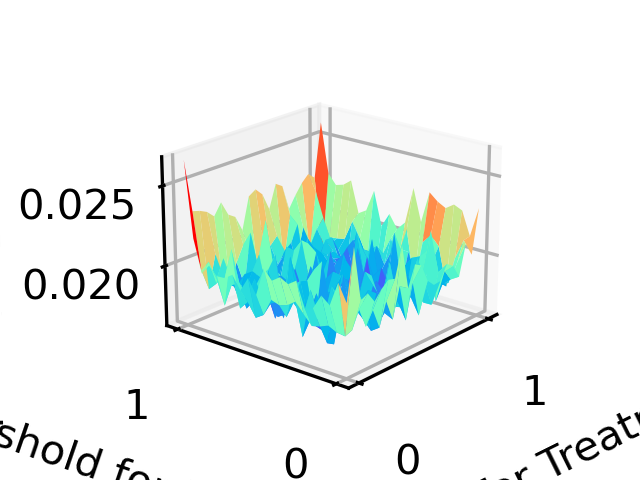

Here is the Python script that generated this plot:
import argparse
import os.path
import random
import matplotlib
import matplotlib.pyplot as plt
import numpy as np
import torch
from torch import nn
from torch.utils.data import DataLoader

from data.data_process import dataset_split_h
from data.sepsis_dataset import (SepsisDataset, TestDataset, TrainDataset,
                                 VaildDataset)
from nets.attn import AttentionLayer, FullAttention
from nets.decoder import Decoder, DecoderLayer
from nets.embed import DataEmbedding
from nets.encoder import Encoder, EncoderLayer, ConvLayer
# from nets.transformer import EncoderDecoder
import os
os.environ["KMP_DUPLICATE_LIB_OK"]="TRUE"


# set random seed
SEED = 1234
os.environ['PYTHONHASHSEED'] = str(SEED)
random.seed(SEED)
np.random.seed(SEED)
torch.manual_seed(SEED)
# torch.use_deterministic_algorithms(True)
if torch.cuda.is_available():
    torch.cuda.manual_seed(SEED)
    torch.cuda.manual_seed_all(SEED)

    # https://pytorch.org/docs/stable/notes/randomness.html
    torch.backends.cudnn.deterministic = True
    torch.backends.cudnn.benchmark = False


parser = argparse.ArgumentParser()
parser.add_argument('--gpu', type=int, default=0)
parser.add_argument('--model', type=str, default="encoder_decoder")
parser.add_argument('--batch_size', type=int, default=256)
parser.add_argument('--mask', action="store_true", default=False)
parser.add_argument('--data', type=str, default="sepsis")
args = parser.parse_args()
device = torch.device("cuda:" + str(args.gpu) if torch.cuda.is_available() else "cpu")

params = {'batch_size': args.batch_size,
          'shuffle': True,
          'num_workers': 6 if os.name == 'posix' else 0
          }

if args.data  == 'sepsis':
    response_size = 47
    treatment_size = 2
    dataset, mask = torch.load('./datasets/normalized_dataset_new.pt')
elif args.data == 'glucose':
    response_size = 1
    treatment_size = 2
    dataset, mask = torch.load('./datasets/glucose.pt')
else:
    print('Error: Invalid model.')
    exit()

dataset, mask = torch.load('./datasets/normalized_dataset_new.pt')
train_data, train_mask, valid_data, valid_mask, test_data, test_mask = dataset_split_h(
    dataset, mask)  # b t input

train_dataset = TrainDataset(train_data, train_mask)
vaild_dataset = VaildDataset(valid_data, valid_mask)
test_dataset = TestDataset(test_data, test_mask)

train_iterator= DataLoader(train_dataset, **params)
vaild_iterator=DataLoader(vaild_dataset,**params)
test_iterator=DataLoader(test_dataset,**params)

class StackedTransformer(nn.Module):
    def __init__(self, response_size=47, treatment_size=2, d_model=512, d_ff=512, activation='gelu',
                 mix=True, d_layers=3, n_heads=8, e_layers=3, distil=True, repeat_t=0, hidden_r=512, hidden_t=512,
                 hidden_cnn=256, window_sizes=[3, 5, 7], num_classes=2, window=12, dropout=0):
        super(StackedTransformer, self).__init__()
        self.response_size = response_size
        self.treatment_size = treatment_size

        self.window = window
        self.num_classes = num_classes

        self.enc_embedding = DataEmbedding(
            response_size + treatment_size, d_model, dropout)
        self.r_dec_embedding = DataEmbedding(response_size, d_model, dropout)
        self.t_dec_embedding = DataEmbedding(treatment_size, d_model, dropout)
        self.encoder = Encoder(
            [
                EncoderLayer(
                    AttentionLayer(FullAttention(mask_flag=False, scale=None, attention_dropout=dropout),
                                   d_model, n_heads, mix=False),
                    d_model,
                    d_ff,
                    dropout=dropout,
                    activation=activation
                ) for _ in range(e_layers)
            ],
            [
                ConvLayer(
                    d_model
                ) for _ in range(e_layers - 1)
            ] if distil else None,
            norm_layer=nn.LayerNorm(d_model)
        )

        # Decoder
        self.r_decoder = Decoder(
            [
                DecoderLayer(
                    AttentionLayer(
                        FullAttention(
                            mask_flag=True, scale=None, attention_dropout=dropout, output_attention=False),
                        d_model, n_heads, mix=mix),
                    AttentionLayer(
                        FullAttention(
                            mask_flag=False, scale=None, attention_dropout=dropout, output_attention=False),
                        d_model, n_heads, mix=False),
                    d_model,
                    d_ff,
                    dropout=dropout,
                    activation=activation,
                )
                for _ in range(d_layers)
            ],
            norm_layer=torch.nn.LayerNorm(d_model)
        )

        self.t_decoder = Decoder(
            [
                DecoderLayer(
                    AttentionLayer(
                        FullAttention(
                            mask_flag=True, scale=None, attention_dropout=dropout, output_attention=False),
                        d_model, n_heads, mix=mix),
                    AttentionLayer(
                        FullAttention(
                            mask_flag=False, scale=None, attention_dropout=dropout, output_attention=False),
                        d_model, n_heads, mix=False),
                    d_model,
                    d_ff,
                    dropout=dropout,
                    activation=activation,
                )
                for _ in range(d_layers)
            ],
            norm_layer=torch.nn.LayerNorm(d_model)
        )

        self.cnn = nn.ModuleList([nn.Sequential(
            nn.Conv1d(response_size + treatment_size, hidden_cnn,
                      kernel_size=h, stride=1, padding=1),  # 28   #1
            nn.BatchNorm1d(hidden_cnn),
            nn.ReLU(),
            nn.Conv1d(hidden_cnn, hidden_cnn, kernel_size=h,
                      stride=1, padding=1),  # 28   #1
            nn.BatchNorm1d(hidden_cnn),
            nn.ReLU(),
            nn.AdaptiveMaxPool1d(1))
            for h in window_sizes])

        self.classifier = nn.Sequential(
            nn.Linear(hidden_cnn * len(window_sizes), hidden_cnn),
            nn.BatchNorm1d(hidden_cnn),
            nn.ReLU(),
            nn.Dropout(0.5),
            nn.Linear(hidden_cnn, self.num_classes),
            nn.Sigmoid()
        )

        self.r_projection = nn.Linear(d_model, response_size, bias=True)
        self.t_projection = nn.Linear(d_model, treatment_size, bias=True)

    def replace(self, x_t_new, x_t):  # b input
        x_t_cat = torch.cat((x_t_new, x_t), 1)
        return x_t_cat[:, :x_t.shape[1]]

    def forward(self, x_r, x_t,thr, is_train=True, gen_length=None):
        device = x_r.device
        batch_size = x_r.shape[0]

        r_t = torch.cat([x_r, x_t], dim=-1)
        if not is_train:
            x_r = x_r[:, :24, :]
            x_t = x_t[:, :24, :]
            r_t = torch.cat([x_r, x_t], dim=-1)

            for i in range(1):
                enc_out = self.enc_embedding(r_t)
                enc_out, attns = self.encoder(enc_out, attn_mask=None)

                r_dec_out = self.r_dec_embedding(x_r, None)
                r_dec_out = self.r_decoder(r_dec_out, enc_out, None, None)
                r_output = self.r_projection(r_dec_out)

                t_dec_out = self.t_dec_embedding(x_t, None)
                t_dec_out = self.t_decoder(t_dec_out, enc_out, None, None)
                t_output = self.t_projection(t_dec_out)
                # if i>=self.window:
                
                # new_r_t = torch.cat([r_output, t_output], dim=2)
                # r_t_1 = torch.cat([r_t, new_r_t], dim=1)
                # cnn_result=[]
                # for n, sample in enumerate([r_t_1[:, i:i + self.window, :] for i in range(r_t_1.shape[1] - self.window -23,r_t_1.shape[1] - self.window + 1)]):
                # # batch_size input_size window
                #     sample = sample.permute(0, 2, 1)

                #     sample = [conv(sample) for conv in self.cnn]
                #     # print(sample.shape)

                #     sample = torch.cat(sample, dim=1).squeeze().view(batch_size, -1)

                #     sample = self.classifier(sample)
                #     cnn_result.append(sample)
                # cnn_features = torch.stack(cnn_result).permute(1, 0, 2)   
                
                cnn_input = r_t[:, -self.window:, :].permute(0, 2, 1)
                cnn_features = [conv(cnn_input) for conv in self.cnn]
                cnn_features = torch.cat(
                    cnn_features, dim=1).squeeze().view(batch_size, -1)
                cnn_features = self.classifier(cnn_features).unsqueeze(1)

                t_output = torch.mul(t_output, (cnn_features >= thr).float())

                x_r = torch.cat([x_r, r_output], dim=1)
                x_t = torch.cat([x_t, t_output], dim=1)
                new_r_t = torch.cat([r_output, t_output], dim=2)
                r_t = torch.cat([r_t, new_r_t], dim=1)
            return x_r[:, :, :], x_t[:, :, :]


        enc_out = self.enc_embedding(r_t)
        enc_out, attns = self.encoder(enc_out, attn_mask=None)

        r_dec_out = self.r_dec_embedding(x_r, None)
        r_dec_out = self.r_decoder(r_dec_out, enc_out, None, None)
        r_output = self.r_projection(r_dec_out)

        t_dec_out = self.t_dec_embedding(x_t, None)
        t_dec_out = self.t_decoder(t_dec_out, enc_out, None, None)
        t_output = self.t_projection(t_dec_out)

        cnn_result = []
        # sliding window
        for n, sample in enumerate([r_t[:, i:i + self.window, :] for i in range(r_t.shape[1] - self.window + 1)]):
            # batch_size input_size window
            sample = sample.permute(0, 2, 1)

            sample = [conv(sample) for conv in self.cnn]
            # print(sample.shape)

            sample = torch.cat(sample, dim=1).squeeze().view(batch_size, -1)

            sample = self.classifier(sample)
            cnn_result.append(sample)

        cnn_result = torch.stack(cnn_result).permute(1, 0, 2)

        # 训练时不使用判别式约束
        return r_output, t_output, cnn_result


def test(iterator, model, is_mask, response_size=47, treatment_size=2,
                       device=torch.device("cpu")):
    model = model.to(device)

    loss_mae = nn.L1Loss()

    thr1s = np.arange(0, 1.01, 0.05)
    thr2s = np.arange(0, 1.01, 0.05)
    X, Y = np.meshgrid(thr1s, thr2s)
    if not os.path.exists('threshold_mae.pt'):
        model = model.eval()
        x_tensor = torch.from_numpy(X).to(device)
        y_tensor = torch.from_numpy(Y).to(device)
        z_tensor = torch.stack((x_tensor, y_tensor)).permute(1, 2, 0)
        result = torch.zeros_like(x_tensor).to(device)

        for i in range(result.shape[0]):
            for j in range(result.shape[1]):
                thr = z_tensor[i, j, :]
                num_batch = 0
                mae = 0

                with torch.no_grad():
                    for b, batch in enumerate(iterator):
                        num_batch += 1
                        data_y, mask= batch

                        data_x_r = data_y[:, :24, :response_size].to(device)
                        data_x_t = data_y[:, :24, -treatment_size:].to(device)
                        data_y = data_y.to(device)
                        mask = mask.to(device)

                        length = data_y.shape[1]

                        pred_r, pred_t = model(data_x_r, data_x_t, thr, is_train=False, gen_length=length)
                        if is_mask:
                            pred_t = torch.mul(pred_t, mask[:, :48, -treatment_size:])
                        mae += loss_mae(pred_t, data_y[:, :48, -treatment_size:]).item()

                mae /= num_batch
                result[i, j] = mae
        torch.save(result, 'threshold_mae.pt')
    matplotlib.use('TkAgg')
    result = torch.load('threshold_mae.pt').cpu()
    result=result.numpy()
    thr1=result[:,6]
    thr2=result[14,:]
    plt.xlabel("threshold for treatment 1")
    plt.ylabel("mae of Treatment")
    plt.plot(thr1s,thr1,'o-m')
    plt.savefig('draw2d2.png', dpi=300)
    #plt.show()
    plt.rcParams["figure.figsize"] = [8, 8]
    ax3 = plt.axes(projection='3d')
    ax3.plot_surface(X, Y, result, rstride=1, cstride=1, cmap='rainbow')
    ax3.set(xlabel='threshold for Treatment 1', ylabel='threshold for treatment 2', zlabel='mae of Treatment')
    ax3.view_init(azim=220,elev=20)
    # plt.show()
    plt.savefig('draw3d.png', dpi=300)

if __name__ == "__main__":

    if args.model == 'encoder_decoder':

            model = StackedTransformer(response_size=response_size, treatment_size=treatment_size)
            model.load_state_dict(torch.load("trained_models/transformer/2022_07_25_10_49_40/model.pt"))

            test(iterator=test_iterator, model=model, is_mask=args.mask, response_size=response_size, treatment_size=treatment_size, device=device)


    else:
        print('Error: Invalid model.')
